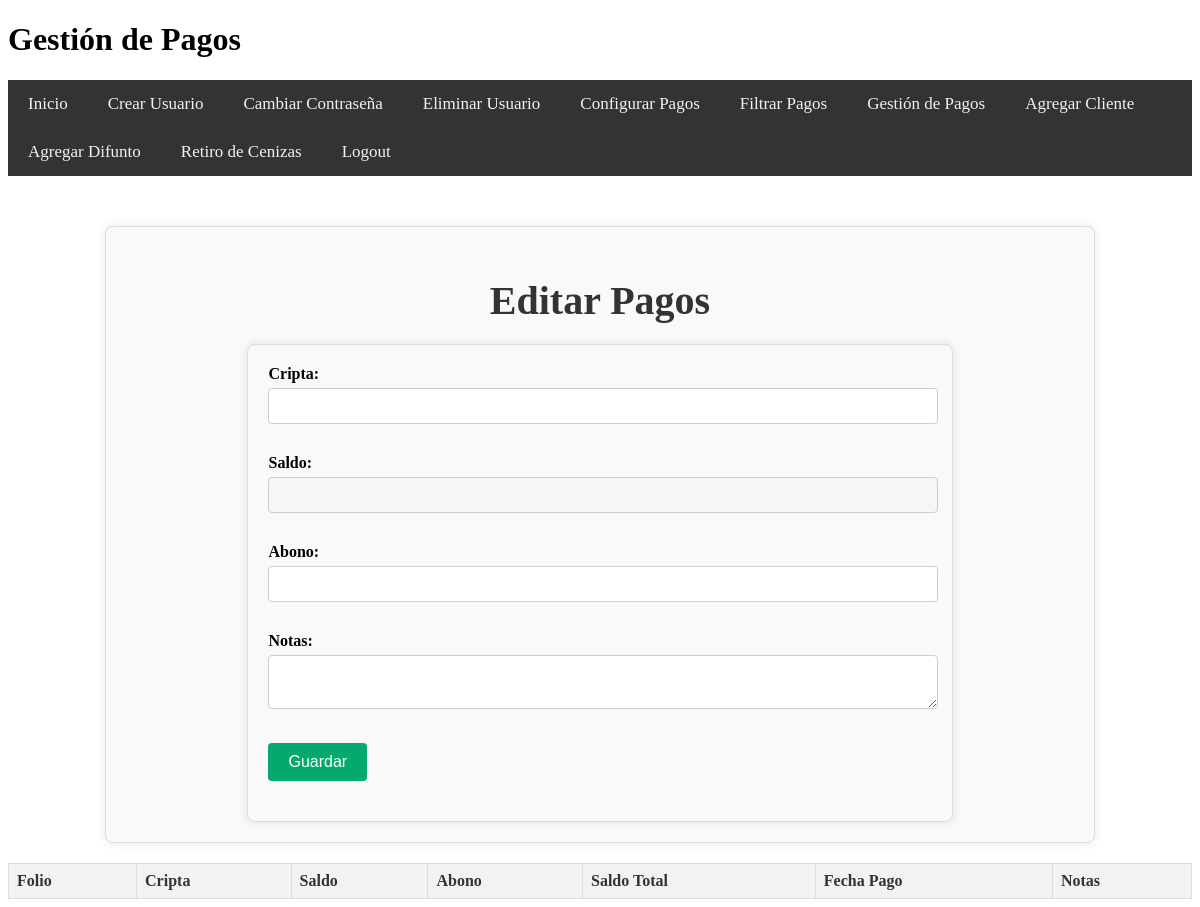
The app's page /pagos_cajero (signed in), older data.
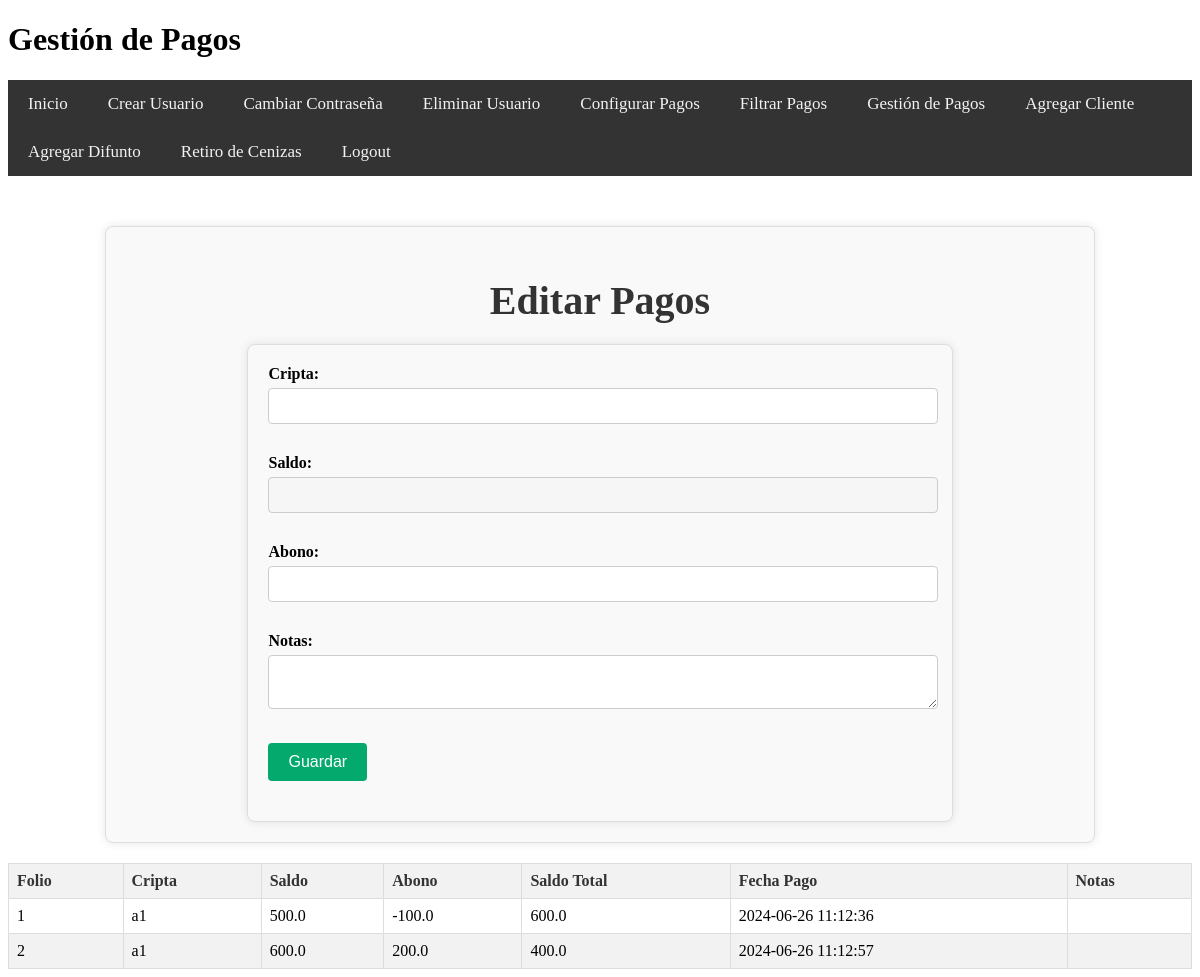
The same page, newer data.
### tables this page shows
CREATE TABLE Pagos (
    Folio TEXT PRIMARY KEY,
    Cripta TEXT,
    Saldo REAL,
    Abono REAL,
    Saldo_total REAL,
    Fecha_pago TEXT,
    Notas TEXT,
    FOREIGN KEY (Cripta) REFERENCES Clientes(Cripta)
);

### app.py (the view, shortened to what this page needs)
@app.route('/pagos_cajero', methods=['GET', 'POST'])
@role_required(['cajera', 'admin'])
def pagos_cajero():
    pagos = get_pagos()
    return render_template('pagos.html', pagos=pagos)

### app.py (called while the page is built)
def role_required(allowed_roles):
    def decorator(func):
        @wraps(func)
        def wrapper(*args, **kwargs):
            if 'role' in session and session['role'] in allowed_roles:
                return func(*args, **kwargs)
            else:
                flash('No tienes permiso para acceder a esta página.', 'error')
                return redirect(url_for('login'))  # Redirige a la página de inicio o a donde sea apropiado
        return wrapper
    return decorator

def get_db_connection():
    conn = sqlite3.connect('cripta_administracion.db')
    conn.row_factory = sqlite3.Row
    return conn

def get_pagos():
    conn = get_db_connection()
    cursor = conn.cursor()
    cursor.execute('SELECT * FROM Pagos')
    pagos = cursor.fetchall()
    conn.close()
    return pagos

### templates/pagos.html (shortened to what this page needs)
<!DOCTYPE html>
<html lang="es">
<head>
    <link rel="stylesheet" href="{{ url_for('static', filename='styles.css') }}">
</head>
<body>
    <header>
        <h1>Gestión de Pagos</h1>
        {% if 'username' in session %}
        <nav>
            <ul class="navbar">
                <li><a href="{{ url_for('menu') }}">Inicio</a></li>
                {% if session['role'] == 'admin' %}
                <li><a href="{{ url_for('create_user') }}">Crear Usuario</a></li>
                <li><a href="{{ url_for('change_password') }}">Cambiar Contraseña</a></li>
                <li><a href="{{ url_for('delete_user') }}">Eliminar Usuario</a></li>
                <li><a href="{{ url_for('configurar_pagos') }}">Configurar Pagos</a></li>
                <li><a href="{{ url_for('filtrado_pagos') }}">Filtrar Pagos</a></li>
                {% endif %}
                <li><a href="{{ url_for('pagos_cajero') }}">Gestión de Pagos</a></li>
                <li><a href="{{ url_for('agregar_cliente') }}">Agregar Cliente</a></li>
                <li><a href="{{ url_for('agregar_difunto') }}">Agregar Difunto</a></li>
                <li><a href="{{ url_for('retiro_cenizas') }}">Retiro de Cenizas</a></li>
                <li><a href="{{ url_for('logout') }}">Logout</a></li>
            </ul>
        </nav>
        {% endif %}
    </header>
    <main>
        <div class="change-password-container">
            <h2>Editar Pagos</h2>
            <form method="post">
                <div class="form-group">
                    <label for="cripta">Cripta:</label>
                    <input type="text" id="cripta" name="cripta" required>
                </div>
                <div class="form-group">
                    <label for="saldo">Saldo:</label>
                    <input type="number" id="saldo" name="saldo" required disabled>
                </div>
                <div class="form-group">
                    <label for="abono">Abono:</label>
                    <input type="number" id="abono" name="abono" required>
                </div>
                <div class="form-group">
                    <label for="notas">Notas:</label>
                    <textarea id="notas" name="notas"></textarea>
                </div>
                <div class="form-group">
                    <button type="submit">Guardar</button>
                </div>
            </form>
        </div>
        <table>
            <thead>
                <tr>
                    <th>Folio</th>
                    <th>Cripta</th>
                    <th>Saldo</th>
                    <th>Abono</th>
                    <th>Saldo Total</th>
                    <th>Fecha Pago</th>
                    <th>Notas</th>
                </tr>
            </thead>
            <tbody>
                {% for pago in pagos %}
                <tr>
                    <td>{{ pago['Folio'] }}</td>
                    <td>{{ pago['Cripta'] }}</td>
                    <td>{{ pago['Saldo'] }}</td>
                    <td>{{ pago['Abono'] }}</td>
                    <td>{{ pago['Saldo_total'] }}</td>
                    <td>{{ pago['Fecha_pago'] }}</td>
                    <td>{{ pago['Notas'] }}</td>
                </tr>
                {% endfor %}
            </tbody>
        </table>
    </main>
</body>
</html>

Row changes from the older to the newer data that the page shows:
added Pagos: Folio "1", Cripta "a1", Saldo "500.0", Abono "-100.0", Saldo_total "600.0", Fecha_pago "2024-06-26 11:12:36"
added Pagos: Folio "2", Cripta "a1", Saldo "600.0", Abono "200.0", Saldo_total "400.0", Fecha_pago "2024-06-26 11:12:57"
